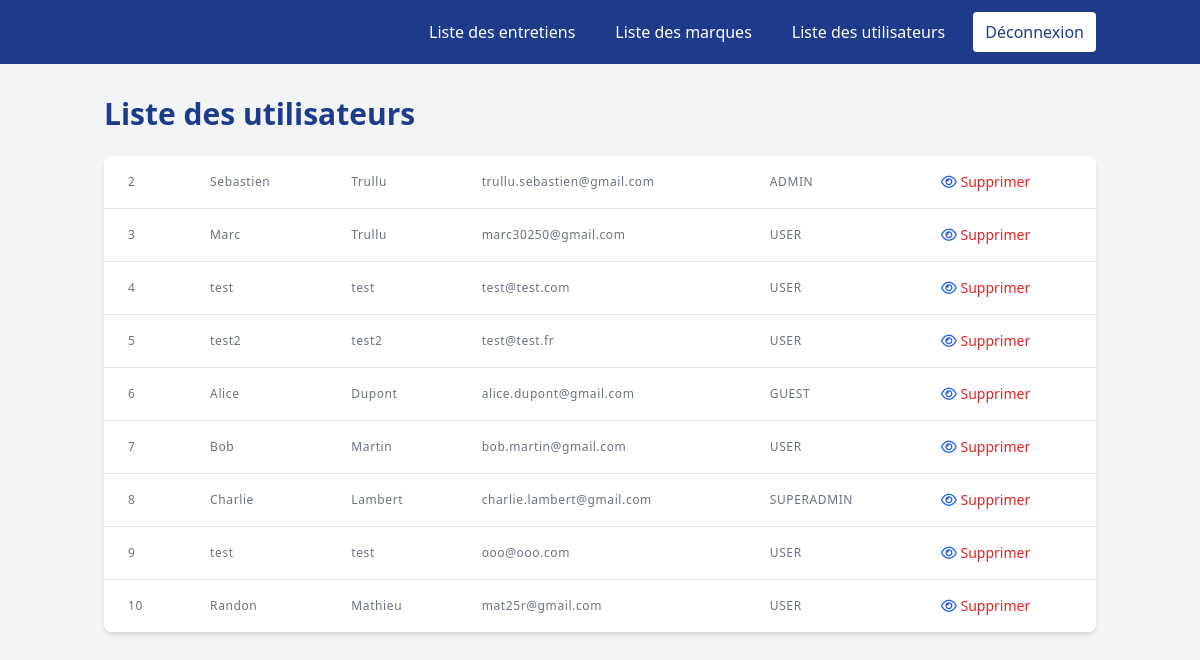
Screenshot of /?ctrl=user&action=showAll&connexion=success (signed in) with the database file from the repository.
### tables this page shows
CREATE TABLE `user_` (
  `use_id` int(11) NOT NULL,
  `use_firstname` varchar(50) DEFAULT NULL,
  `use_lastname` varchar(50) DEFAULT NULL,
  `use_login` varchar(50) DEFAULT NULL,
  `use_password` varchar(150) DEFAULT NULL,
  `use_lastLogin` datetime DEFAULT NULL,
  `rol_id` int(11) NOT NULL
);

CREATE TABLE `role` (
  `rol_id` int(11) NOT NULL,
  `rol_label` varchar(50) DEFAULT NULL,
  `rol_power` int(11) DEFAULT NULL
);

### models/CoreModel.php (called while the page is built, shortened)
<?php
abstract class CoreModel
{
    private $_engine = DB_ENGINE;
    private $_host = DB_HOST;
    private $_dbname = DB_NAME;
    private $_charset = DB_CHARSET;
    private $_dbuser = DB_USER;
    private $_dbpwd = DB_PWD;
    private $_db;
    private function connect(): void
    {
        try {
            $dsn = $this->_engine . ':host=' . $this->_host . ';dbname=' . $this->_dbname . ';charset=' . $this->_charset;
            $this->_db = new PDO($dsn, $this->_dbuser, $this->_dbpwd, [PDO::ATTR_ERRMODE => PDO::ERRMODE_EXCEPTION, PDO::ATTR_DEFAULT_FETCH_MODE => PDO::FETCH_ASSOC]);
        } catch (PDOException $e) {
            die($e->getMessage());
        }
    }
    protected function getDb(): PDO
    {
        return $this->_db;
    }
}

### models/UserModel.php (called while the page is built, shortened)
<?php
class UserModel extends CoreModel
{
    public function listUsers()
    {
        $sql = "
                SELECT use_id, use_firstname,use_lastname, use_login, rol_label
                FROM user_
                JOIN role ON user_.rol_id = role.rol_id
                ";
        try {
            if (($this->_req = $this->getDb()->query($sql)) !== false) {
                $datas = $this->_req->fetchAll(PDO::FETCH_ASSOC);
                return $datas;
            }
            return false;
        } catch (PDOException $e) {
            die($e->getMessage());
        }
    }
    }

### entity/CoreEntity.php (called while the page is built, shortened)
<?php
abstract class CoreEntity
{
    private function hydrate(array $data): void
    {
        foreach ($data as $key => $value) {
            $methodName = 'set' . ucfirst(substr($key, 4, strlen($key) - 4));
        }
    }
}

### entity/User.php (called while the page is built, shortened)
<?php
class User extends CoreEntity
{
    private int $id;
    private string $firstName;
    private string $lastName;
    private string $login;
    private string $label;
    public function getId(): int
    {
        return $this->id;
    }
    public function setId(int $id): void
    {
        $this->id = $id;
    }
    public function getFirstName(): string
    {
        return $this->firstName;
    }
    public function setFirstName(string $firstName): void
    {
        $this->firstName = $firstName;
    }
    public function getLastName(): string
    {
        return $this->lastName;
    }
    public function setLastName(string $lastName): void
    {
        $this->lastName = $lastName;
    }
    public function getLogin(): string
    {
        return $this->login;
    }
    public function setLogin(string $login): void
    {
        $this->login = $login;
    }
    public function setLabel(string $label): void
    {
        $this->label = $label;
    }
    public function getLabel(): string
    {
        return $this->label;
    }
}

### views/user/showAll.php (the view)
<main class="container mx-auto px-4 py-8 min-h-screen">
    <h1 class="text-3xl font-bold mb-6 text-blue-900">Liste des utilisateurs</h1>
    <div class="bg-white shadow-md rounded-lg overflow-hidden">
        <table class="min-w-full divide-y divide-gray-200">
            <tbody class="bg-white divide-y divide-gray-200">
            <?php foreach ($users as $user): ?>
                <tr>
                    <th class="px-6 py-3 text-left text-xs font-medium text-gray-500 tracking-wider"><?=$user->getId()?></th>
                    <th class="px-6 py-3 text-left text-xs font-medium text-gray-500 tracking-wider user-firstname"><?=$user->getFirstName()?></th>
                    <th class="px-6 py-3 text-left text-xs font-medium text-gray-500 tracking-wider user-lastname"><?=$user->getLastName()?></th>
                    <th class="px-6 py-3 text-left text-xs font-medium text-gray-500 tracking-wider user-login"><?=$user->getLogin()?></th>
                    <th class="px-6 py-3 text-left text-xs font-medium text-gray-500 uppercase tracking-wider user-role"><?=$user->getLabel()?></th>
                    <td class="px-6 py-4 whitespace-nowrap text-sm font-medium">
                        <a href="?ctrl=user&action=profile&id=<?=$user->getId()?>"><i class="fa-regular fa-eye text-blue-600 hover:text-blue-900"></i></a>
                        <a href="?ctrl=user&action=remove&id=<?=$user->getId()?>" class="text-red-600 hover:text-red-900" onclick="return confirm('Êtes-vous sûr de vouloir supprimer cet utilisateur ?')">Supprimer</a>
                    </td>
                </tr>
            <?php endforeach; ?>
            </tbody>
        </table>
    </div>
</main>

### rows the page displays
user_: use_id "2", use_firstname "Sebastien", use_lastname "Trullu", use_login "trullu.sebastien@gmail.com", rol.rol_label "ADMIN"
user_: use_id "3", use_firstname "Marc", use_lastname "Trullu", use_login "marc30250@gmail.com", rol.rol_label "USER"
user_: use_id "4", use_firstname "test", use_lastname "test", use_login "test@test.com", rol.rol_label "USER"
user_: use_id "5", use_firstname "test2", use_lastname "test2", use_login "test@test.fr", rol.rol_label "USER"
user_: use_id "6", use_firstname "Alice", use_lastname "Dupont", use_login "alice.dupont@gmail.com", rol.rol_label "GUEST"
user_: use_id "7", use_firstname "Bob", use_lastname "Martin", use_login "bob.martin@gmail.com", rol.rol_label "USER"
user_: use_id "8", use_firstname "Charlie", use_lastname "Lambert", use_login "charlie.lambert@gmail.com", rol.rol_label "SUPERADMIN"
user_: use_id "9", use_firstname "test", use_lastname "test", use_login "ooo@ooo.com", rol.rol_label "USER"
user_: use_id "10", use_firstname "Randon", use_lastname "Mathieu", use_login "mat25r@gmail.com", rol.rol_label "USER"
